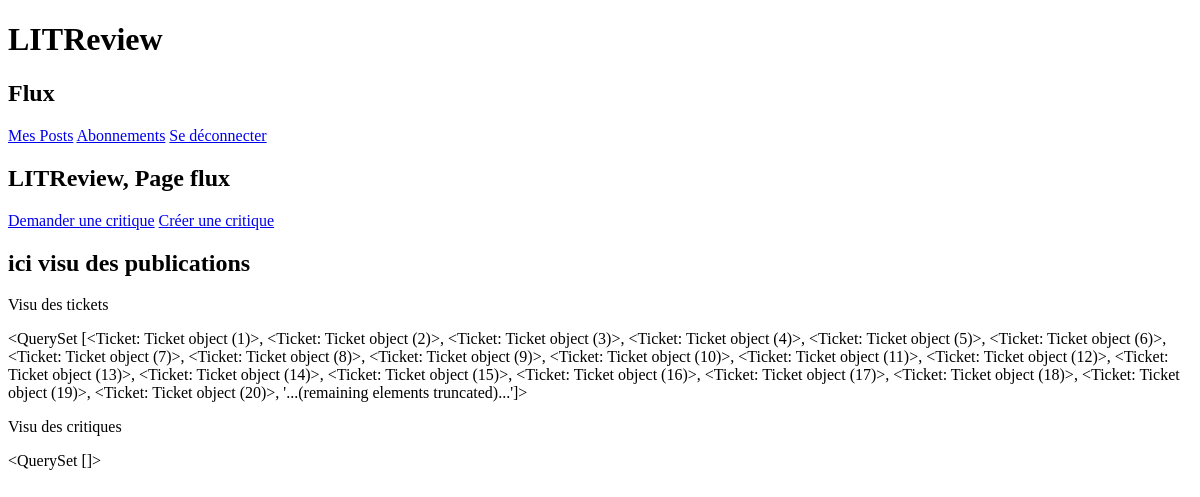
The page /flux/ (signed in) on the database as committed earlier.
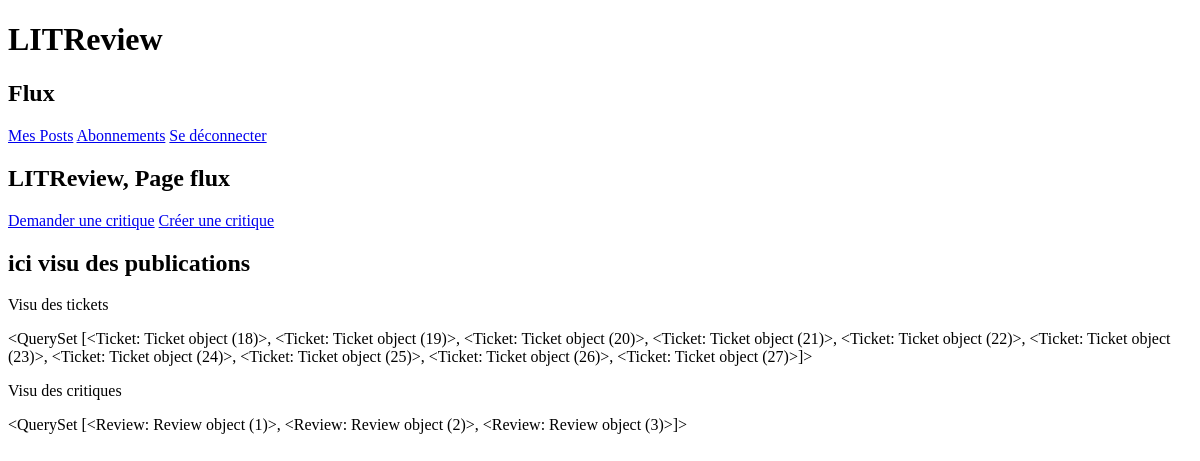
The same page on the database as committed later.
### litR_site/models.py (models this page shows)
class Ticket(models.Model):
    title = models.CharField(max_length=128)
    description = models.TextField(max_length=2048, blank=True)
    user = models.ForeignKey(to=settings.AUTH_USER_MODEL,
                             on_delete=models.CASCADE)
    image = models.ImageField(null=True, blank=True)
    time_created = models.DateTimeField(auto_now_add=True)

class Review(models.Model):
    ticket = models.ForeignKey(to=Ticket, on_delete=models.CASCADE)
    rating = models.PositiveSmallIntegerField(
        validators=[MinValueValidator(0), MaxValueValidator(5)])
    headline = models.CharField(max_length=128)
    body = models.CharField(max_length=8192, blank=True)
    user = models.ForeignKey(
        to=settings.AUTH_USER_MODEL, on_delete=models.CASCADE)
    time_created = models.DateTimeField(auto_now_add=True)

### litR_site/views.py (the view)
# urls.py: path('flux/', flux, name="flux"),
@login_required(login_url='home')
def flux(request):
    tickets = Ticket.objects.all()
    critiques = Review.objects.all()
    return render(request, "flux.html", {'tickets': tickets, 'critiques': critiques})

### litR_site/templates/flux.html (shortened to what this page needs)
<!DOCTYPE html>
<html lang="en">
<head>
</head>
<body>
    <header>
        <h1> LITReview </h1>
        <nav>
            <h2> Flux </h2>
            <a class="" href="{% url 'show-critics' %}" >Mes Posts</a>
            <a class="" href="{% url 'follow' %}" >Abonnements</a>
            <a class="" href="{% url 'logout' %}" >Se déconnecter</a>
        </nav>
    </header>
    <section>
        <h1> LITReview, Page flux</h1>
        <a class="" href="{% url 'new-critic' %}" >Demander une critique</a>
        <a class="" href="{% url 'new-ticket' %}" >Créer une critique</a>
    </section>
    <section>
        <h2> ici visu des publications</h2>
        <p> Visu des tickets</p>
        <p> {{ tickets }}</p>
        <p> Visu des critiques</p>
        <p> {{ critiques }}</p>
    </section>
</body>
</html>

Rows that differ between the two databases and show on the page:
removed Ticket: id "<QuerySet [<Ticket: Ticket object (1)>, <Ticket: Ticket object (2)>, <Ticket: Ticket object (3)>, <Ticket: Ticket object (4)>, <Ticket: Ticket object (5)>, <Ticket: Ticket object (6)>, <Ticket: Ticket object (7)>, <Ticket: Ticket object (8)>, <Ticket: Ticket object (9)>, <Ticket: Ticket object (10)>, <Ticket: Ticket object (11)>, <Ticket: Ticket object (12)>, <Ticket: Ticket object (13)>, <Ticket: Ticket object (14)>, <Ticket: Ticket object (15)>, <Ticket: Ticket object (16)>, <Ticket: Ticket object (17)>, <Ticket: Ticket object (18)>, <Ticket: Ticket object (19)>, <Ticket: Ticket object (20)>, '...(remaining elements truncated)...']>"
now on this page (row unchanged): Ticket: id "<QuerySet [<Ticket: Ticket object (18)>, <Ticket: Ticket object (19)>, <Ticket: Ticket object (20)>, <Ticket: Ticket object (21)>, <Ticket: Ticket object (22)>, <Ticket: Ticket object (23)>, <Ticket: Ticket object (24)>, <Ticket: Ticket object (25)>, <Ticket: Ticket object (26)>, <Ticket: Ticket object (27)>]>"
added Review: id "<QuerySet [<Review: Review object (1)>, <Review: Review object (2)>, <Review: Review object (3)>]>"
Other text that changed with them:
{{ critiques }}: "<QuerySet []>" → (not shown)
